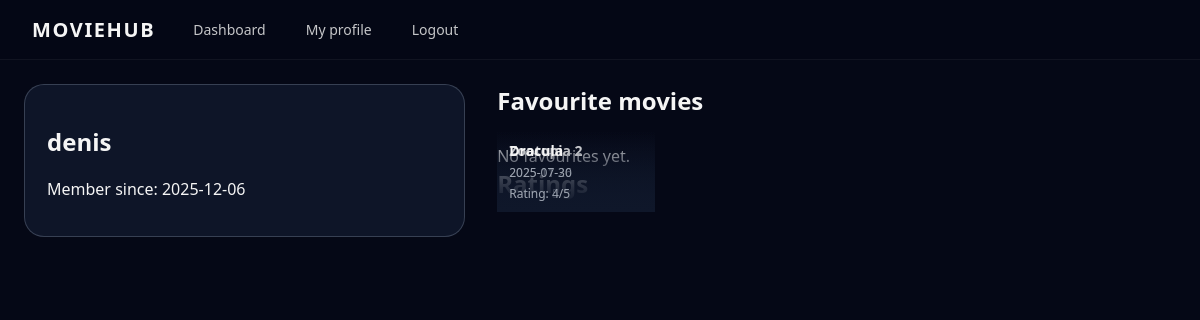
The page /user.php?id=2 (signed in) on the database its author committed.
### tables this page shows
CREATE TABLE users (
    id INTEGER PRIMARY KEY AUTOINCREMENT,
    name TEXT,
    email TEXT UNIQUE,
    phone TEXT,
    password_hash TEXT,
    bio TEXT,
    avatar_url TEXT,
    created_at DATETIME DEFAULT CURRENT_TIMESTAMP
);

CREATE TABLE ratings (
    user_id INTEGER NOT NULL,
    movie_id INTEGER NOT NULL,
    rating INTEGER NOT NULL CHECK (rating BETWEEN 1 AND 5),
    created_at DATETIME DEFAULT CURRENT_TIMESTAMP,
    updated_at DATETIME DEFAULT CURRENT_TIMESTAMP,
    PRIMARY KEY (user_id, movie_id),
    FOREIGN KEY (user_id) REFERENCES users(id) ON DELETE CASCADE,
    FOREIGN KEY (movie_id) REFERENCES movies(id) ON DELETE CASCADE
);

CREATE TABLE movies (
    id INTEGER PRIMARY KEY AUTOINCREMENT,
    tmdb_id INTEGER UNIQUE,
    title TEXT,
    poster_path TEXT,
    overview TEXT,
    release_date TEXT
);

### user.php (the view, shortened to what this page needs)
<?php
require __DIR__ . '/config/db.php';
$userId = (int)($_GET['id'] ?? 0);
$st = $pdo->prepare('SELECT id, name, bio, created_at FROM users WHERE id = :id');
$st->execute([':id' => $userId]);
$u = $st->fetch(PDO::FETCH_ASSOC);
$sqlFavs = 'SELECT m.tmdb_id, m.title, m.poster_path, m.release_date
            FROM favorites f
            JOIN movies m ON m.id = f.movie_id
            WHERE f.user_id = :uid
            ORDER BY f.created_at DESC';
$stFavs = $pdo->prepare($sqlFavs);
$stFavs->execute([':uid' => $userId]);
$favs = $stFavs->fetchAll(PDO::FETCH_ASSOC);
$sqlRatings = 'SELECT m.tmdb_id, m.title, m.poster_path, m.release_date, r.rating
               FROM ratings r
               JOIN movies m ON m.id = r.movie_id
               WHERE r.user_id = :uid
               ORDER BY r.updated_at DESC';
$stR = $pdo->prepare($sqlRatings);
$stR->execute([':uid' => $userId]);
$ratings = $stR->fetchAll(PDO::FETCH_ASSOC);
?>
<!DOCTYPE html>
<html lang="en">
<head>
    <link rel="stylesheet" href="assets/css/style.css">
</head>
<body class="page">
<header class="topbar">
    <div class="topbar-left">
        <div class="logo">MovieHub</div>
        <nav class="nav">
            <a href="index.php" class="nav-link">Dashboard</a>
            <a href="profile.php" class="nav-link">My profile</a>
            <a href="logout.php" class="nav-link">Logout</a>
        </nav>
    </div>
</header>
<main class="content profile">
    <section class="profile-card">
        <h1><?php echo htmlspecialchars($u['name'] ?? 'User'); ?></h1>
        <p>Member since: <?php echo htmlspecialchars(substr($u['created_at'], 0, 10)); ?></p>
    </section>
    <section class="profile-favs">
        <h2>Favourite movies</h2>
        <div class="masonry-grid">
            <?php if (!$favs): ?>
                <p>No favourites yet.</p>
            <?php endif; ?>
        </div>
        <h2>Ratings</h2>
        <div class="masonry-grid">
            <?php foreach ($ratings as $m): ?>
                <a href="movie.php?id=<?php echo (int)$m['tmdb_id']; ?>" class="card">
                    <div class="card-overlay">
                        <h3><?php echo htmlspecialchars($m['title']); ?></h3>
                        <span><?php echo htmlspecialchars($m['release_date']); ?></span>
                        <span>Rating: <?php echo (int)$m['rating']; ?>/5</span>
                    </div>
                </a>
            <?php endforeach; ?>
        </div>
    </section>
</main>
</body>
</html>

### assets/css/style.css (style rules this page uses)
*, *::before, *::after { box-sizing: border-box; }
body.page { margin: 0; font-family: system-ui, -apple-system, BlinkMacSystemFont, "Inter", "Segoe UI", sans-serif; background: #050816; color: #f5f5f5; }
a { color: inherit; text-decoration: none; }
.topbar { position: sticky; top: 0; z-index: 50; display: flex; align-items: center; justify-content: space-between; padding: 12px 32px; background: rgba(5, 8, 22, 0.95); backdrop-filter: blur(12px); border-bottom: 1px solid rgba(255, 255, 255, 0.05); }
.topbar-left { display: flex; align-items: center; gap: 24px; }
.logo { font-weight: 700; font-size: 20px; letter-spacing: 0.08em; text-transform: uppercase; }
.nav { display: flex; gap: 12px; }
.nav-link { padding: 8px 14px; border-radius: 999px; font-size: 14px; opacity: 0.8; }
.content { max-width: 1200px; margin: 24px auto 80px; padding: 0 24px; }
.masonry-grid { column-count: 5; column-gap: 16px; }
@media (max-width: 1200px) { .masonry-grid { column-count: 4; } }
.card { position: relative; margin-bottom: 16px; border-radius: 18px; overflow: hidden; background: #0f172a; cursor: pointer; transition: transform 0.18s ease, box-shadow 0.18s ease; break-inside: avoid; }
.card-overlay { position: absolute; inset: auto 0 0 0; padding: 10px 12px; background: linear-gradient(to top, rgba(15,23,42,0.95), transparent); display: flex; flex-direction: column; gap: 4px; }
.card-overlay h3 { margin: 0; font-size: 14px; }
.card-overlay span { font-size: 12px; color: #9ca3af; }
.profile { display: grid; grid-template-columns: minmax(0, 1.3fr) minmax(0, 2fr); gap: 32px; }
.profile-card { background: rgba(15,23,42,0.95); border-radius: 20px; padding: 20px 22px; border: 1px solid rgba(148, 163, 184, 0.3); }
.profile-favs h2 { margin-top: 0; margin-bottom: 12px; }

### rows shown on the page
users: name "denis", created_at "2025-12-06"
ratings: movie.title "Zootopia 2", movie.release_date "2025-11-26", rating "5"
ratings: movie.title "Dracula", movie.release_date "2025-07-30", rating "4"
